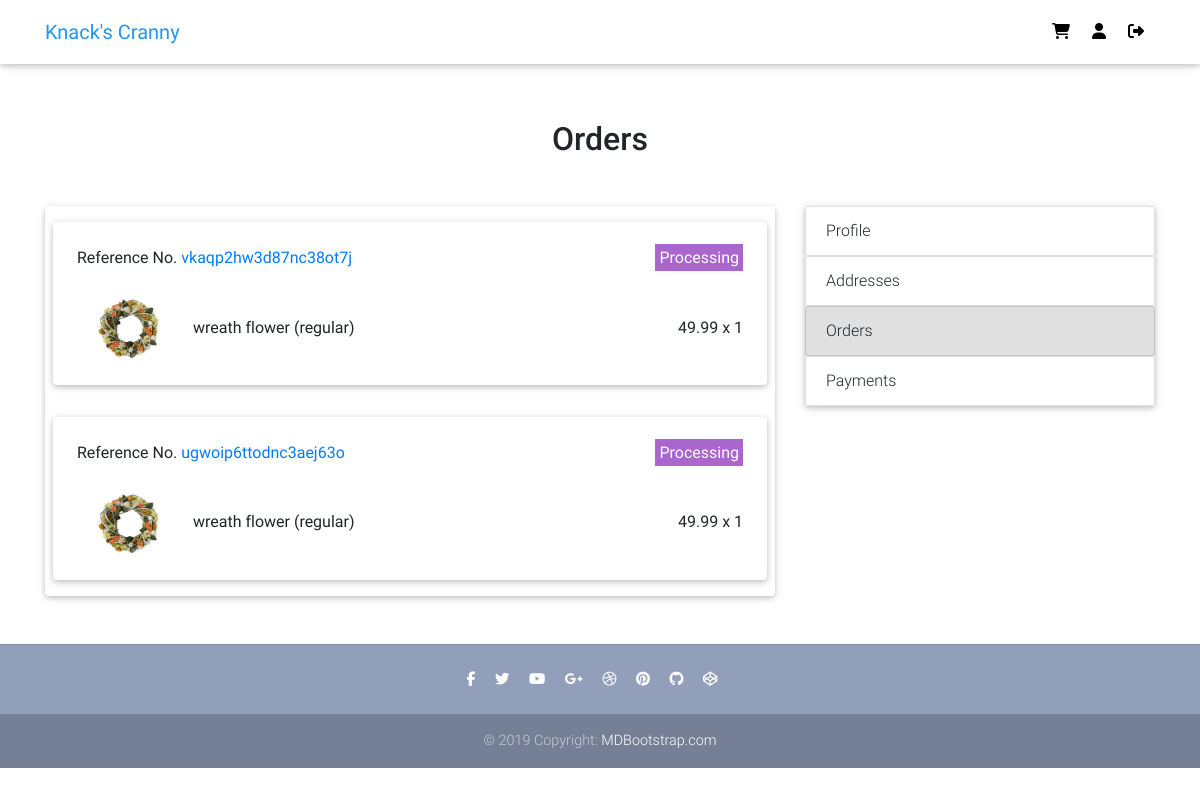
Page /orders/ (signed in) on the committed database.
### ecommerce/models.py (models this page shows, shortened)
class Order(models.Model):
    customer = models.ForeignKey(Customer, on_delete=models.SET_NULL, blank=True, null=True)
    reference_code = models.CharField(max_length=20, blank=True, null=True)
    shipping_address = models.ForeignKey(Address, related_name='shipping_address',
        on_delete=models.SET_NULL, blank=True, null=True)
    billing_address = models.ForeignKey(Address, related_name='billing_address',
        on_delete=models.SET_NULL, blank=True, null=True)
    payment = models.ForeignKey(Payment, on_delete=models.SET_NULL, blank=True, null=True)
    coupon = models.ForeignKey(Coupon, on_delete=models.SET_NULL, blank=True, null=True)
    date_added = models.DateTimeField(default=timezone.now)
    is_ordered = models.BooleanField(default=False)
    ordered_date = models.DateTimeField(blank=True, null=True)
    date_updated = models.DateTimeField(default=timezone.now)
    @property
    def get_cart_items(self):
        order_items = self.orderitem_set.all()
        total = sum([item.quantity for item in order_items])
        return total

class OrderStatus(models.Model):
    order = models.ForeignKey(Order, on_delete=models.CASCADE)
    status = models.CharField(max_length=2, choices=ORDER_STATUS, default='PC')
    refund_requested = models.BooleanField(default=False)
    refund_granted = models.BooleanField(default=False)
    date_added = models.DateTimeField(default=timezone.now)
    date_updated = models.DateTimeField(default=timezone.now)
    class Meta:
        verbose_name_plural = 'Order Statuses'

class OrderItem(models.Model):
    item = models.ForeignKey(Variation, on_delete=models.SET_NULL, blank=True, null=True)
    order = models.ForeignKey(Order, on_delete=models.SET_NULL, blank=True, null=True)
    ordered_item_price = models.DecimalField(max_digits=6, decimal_places=2, null=True, blank=True)
    quantity = models.IntegerField(default=0, blank=True, null=True)
    date_added = models.DateTimeField(default=timezone.now)

### items/models.py (models this page shows, shortened)
class Variation(models.Model):
    item = models.ForeignKey(Item, on_delete=models.CASCADE)
    name = models.CharField(max_length=100, default='regular')
    alias = models.CharField(max_length=150, blank=True, unique=True)
    price = models.DecimalField(max_digits=6, decimal_places=2, null=True, blank=True)
    price_discount = models.DecimalField(max_digits=6, decimal_places=2, null=True, blank=True)
    description = models.TextField(null=True, blank=True)
    inventory = models.PositiveIntegerField(default=0, blank=True)
    item_label = models.CharField(max_length=2, choices=ITEM_LABELS)
    active = models.BooleanField(default=True)
    date_added = models.DateTimeField(default=timezone.now)
    date_updated = models.DateTimeField(default=timezone.now)

class VariationImage(models.Model):
    variation = models.ForeignKey(Variation, on_delete=models.CASCADE)
    name = models.CharField(max_length=100, default='default')
    alias = models.CharField(max_length=150, blank=True, unique=True)
    image = image = models.ImageField(default=f'default_variation.png',
        upload_to='item_variation_pics')
    date_added = models.DateTimeField(default=timezone.now)
    date_updated = models.DateTimeField(default=timezone.now)
    def image_tag(self):
        '''display the image in admin panel'''
        return mark_safe('<img src="/media/%s" width="150" />' % (self.image))
    image_tag.short_description = 'Image'

class Item(models.Model):
    category = models.ForeignKey(Category, on_delete=models.SET_NULL, null=True, blank=True)
    name = models.CharField(max_length=100, unique=True)
    description = models.TextField()
    price = models.DecimalField(max_digits=6, decimal_places=2)
    price_discount = models.DecimalField(max_digits=6, decimal_places=2, null=True, blank=True)
    item_label = models.CharField(max_length=2, choices=ITEM_LABELS, default='NA')
    date_added = models.DateTimeField(default=timezone.now)
    date_updated = models.DateTimeField(default=timezone.now)
    image = models.ImageField(default=f'default.png', upload_to='item_pics')
    def image_tag(self):
        '''display the image in admin panel'''
        return mark_safe('<img src="/media/%s" width="100" />' % (self.image))
    image_tag.short_description = 'Image'

### users/views.py (the view)
# urls.py: path('orders/', views.orders, name='orders'),
@login_required
def orders(request):
    customer = Customer.objects.filter(user=request.user).first()
    orders = Order.objects.filter(customer=customer, is_ordered=True).order_by('-ordered_date')
    page_obj = paginate(request, orders)
    if request.method == 'GET':
        context = {
            'page_obj': page_obj,
        }
        return render(request, 'users/orders.html', context)

### ecommerce/templatetags/cart_items_count.py (called while the page is built)
@register.filter
def cart_items_count(request):
    customer = query_customer(request)
    order = Order.objects.filter(customer=customer, is_ordered=False)
    if order.exists():
        return order.first().get_cart_items
    return None

### ecommerce/views.py (called while the page is built)
def query_customer(request):
    if request.user.is_authenticated:
        return Customer.objects.filter(user=request.user).first()
    else:
        return get_session(request)

def paginate(request, items):
    paginator = Paginator(items, 8)
    page_number = request.GET.get('page')
    print('paginator is called')
    return paginator.get_page(page_number)

### users/templates/users/orders.html (shortened to what this page needs)
{% extends "ecommerce/base.html" %}
{% load crispy_forms_tags %}
{% block content %}
<main class="mt-5 pt-4">
  <div class="container wow fadeIn">
    <h2 class="my-5 h2 text-center">Orders</h2>
    <div class="row">
      <div class="col-md-8 mb-4">
        <div class="card">
          {% for order in page_obj %}
          <div class="card mx-2 my-3">
            <div class="px-4 py-4">
              <div class="row">
                <div class="col-md-6">
                  Reference No. <a id="{{ order.reference_code}}" class="anchor" href="/payments/#{{ order.reference_code }}">{{ order.reference_code}}</a>
                </div>
                <div class="col-md-6 text-right">
                  <span class="px-1 py-1 bg-secondary text-white">{{ order.orderstatus_set.first.get_status_display }}</span>
                </div>
              </div>
              {% for item in order.orderitem_set.all %}
              <div class="row pt-4 align-items-center">
                <div class="col-md-2">
                  <a href="{% url 'ecommerce:item' item.item.item.id item.item.name %}" class="item-label">
                    <img style="width:100px" src="{{ item.item.variationimage_set.first.image.url }}">
                  </a>
                </div>
                <div class="col-md-5">
                  <a href="{% url 'ecommerce:item' item.item.item.id item.item.name %}" class="item-label">
                    {{ item.item.item.name }} ({{ item.item.name }})
                  </a>
                </div>
                <div class="col-md-3 offset-md-2 text-right">
                  {{ item.ordered_item_price }} x {{ item.quantity }}
                </div>
              </div>
              {% endfor %}
            </div>
          </div>
          {% endfor %}
        </div>
      </div>
      <div class="col-md-4 mb-4">
        <ul class="list-group mb-3 z-depth-1">
          <a href="{% url 'users:profile' %}">
            <li class="list-group-item d-flex justify-content-between">Profile</li>
          </a>
          <a href="{% url 'users:addresses' %}">
            <li class="list-group-item d-flex justify-content-between">Addresses</li>
          </a>
          <a href="{% url 'users:orders' %}">
            <li class="list-group-item d-flex justify-content-between bg-light">Orders</li>
          </a>
          <a href="{% url 'users:payments' %}">
            <li class="list-group-item d-flex justify-content-between">Payments</li>
          </a>
        </ul>
      </div>
    </div>
  </div>
</main>
{% endblock content %}

### ecommerce/static/ecommerce/css/style.css (style rules this page uses)
.anchor { position: relative; padding-top: 100px; }
a .list-group-item, .item-label, .item-label:hover { color: #212529; text-decoration: inherit; }

### rows in the picture
Order: reference_code "vkaqp2hw3d87nc38ot7j", orderstatus_set.first.status "Processing"
OrderItem: item.variationimage_set.first.image (picture), item.item.name "wreath flower", item.name "regular", ordered_item_price "49.99", quantity "1"
Order: reference_code "ugwoip6ttodnc3aej63o", orderstatus_set.first.status "Processing"
OrderItem: item.variationimage_set.first.image (picture), item.item.name "wreath flower", item.name "regular", ordered_item_price "49.99", quantity "1"
